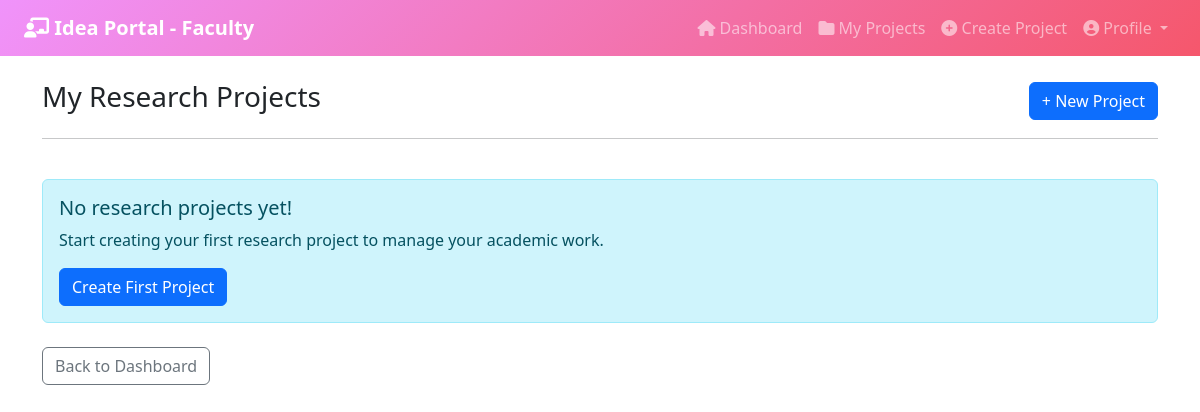
Page /faculty/projects (signed in) on the earlier database version.
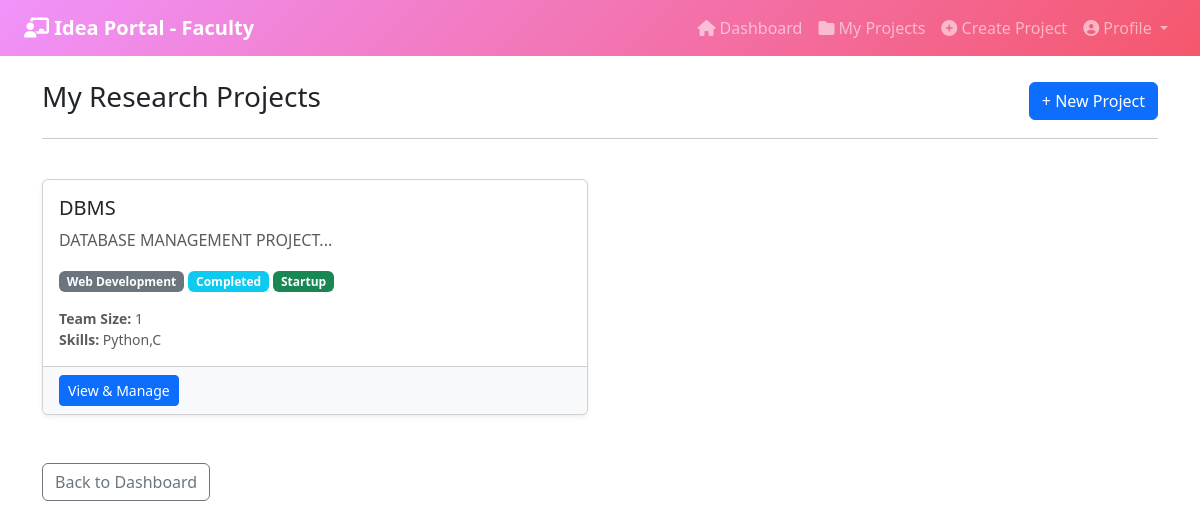
Same page on the later database version.
### database/models.py (models this page shows, shortened)
class ResearchProject(db.Model):
    __tablename__ = 'research_project'
    project_id = db.Column(db.Integer, primary_key=True)
    faculty_id = db.Column(db.Integer, db.ForeignKey('person.person_id'))
    project_title = db.Column(db.String(200), nullable=False)
    project_description = db.Column(db.Text)
    domain = db.Column(db.String(100))
    department = db.Column(db.String(100))
    required_skills = db.Column(db.Text)  # Comma-separated skills
    team_size = db.Column(db.Integer)
    start_date = db.Column(db.Date)
    end_date = db.Column(db.Date)
    project_status = db.Column(db.String(50), default='Proposed')  # Proposed / Ongoing / Completed / On Hold
    iic_registration_status = db.Column(db.String(50))
    project_level = db.Column(db.String(50))
    program_location = db.Column(db.String(100))
    is_approved = db.Column(db.Boolean, default=False)
    is_startup_converted = db.Column(db.Boolean, default=False)  # Track if converted to startup
    created_at = db.Column(db.DateTime, default=datetime.utcnow)
    updated_at = db.Column(db.DateTime, default=datetime.utcnow, onupdate=datetime.utcnow)

### faculty/routes.py (the view)
@faculty_bp.route('/projects')
@login_required
@role_required('Faculty')
def projects_list():
    faculty_id = session['user_id']
    projects = ResearchProject.query.filter_by(faculty_id=faculty_id).all()
    return render_template('faculty/projects_list.html', projects=projects)

### templates/faculty/projects_list.html
{% extends "base.html" %}
{% block content %}
<div class="row mb-4">
    <div class="col-md-12">
        <div class="d-flex justify-content-between align-items-center">
            <h3>My Research Projects</h3>
            <a href="/faculty/project/create" class="btn btn-primary">+ New Project</a>
        </div>
        <hr>
    </div>
</div>
{% if projects %}
<div class="row">
    {% for project in projects %}
    <div class="col-md-6 mb-4">
        <div class="card h-100 shadow-sm">
            <div class="card-body">
                <h5 class="card-title">{{ project.project_title }}</h5>
                <p class="card-text text-muted">{{ project.project_description[:100] }}...</p>
                <div class="mb-3">
                    <span class="badge bg-secondary">{{ project.domain }}</span>
                    {% if project.project_status == 'Ongoing' %}
                        <span class="badge bg-success">{{ project.project_status }}</span>
                    {% elif project.project_status == 'Completed' %}
                        <span class="badge bg-info">{{ project.project_status }}</span>
                    {% else %}
                        <span class="badge bg-warning">{{ project.project_status }}</span>
                    {% endif %}
                    {% if project.is_startup_converted %}
                        <span class="badge bg-success">Startup</span>
                    {% endif %}
                </div>
                <p class="card-text small text-muted">
                    <strong>Team Size:</strong> {{ project.team_size }}<br>
                    <strong>Skills:</strong> {{ project.required_skills or 'N/A' }}
                </p>
            </div>
            <div class="card-footer bg-light">
                <a href="/faculty/project/{{ project.project_id }}" class="btn btn-primary btn-sm">View & Manage</a>
            </div>
        </div>
    </div>
    {% endfor %}
</div>
{% else %}
<div class="alert alert-info">
    <h5>No research projects yet!</h5>
    <p>Start creating your first research project to manage your academic work.</p>
    <a href="/faculty/project/create" class="btn btn-primary">Create First Project</a>
</div>
{% endif %}
<div class="row mt-4">
    <div class="col-md-12">
        <a href="/faculty/dashboard" class="btn btn-outline-secondary">Back to Dashboard</a>
    </div>
</div>
{% endblock %}

### templates/base.html (shortened to what this page needs)
<!DOCTYPE html>
<html>
<head>
    <link href="https://cdn.jsdelivr.net/npm/bootstrap@5.3.0/dist/css/bootstrap.min.css" rel="stylesheet">
    <link href="https://cdnjs.cloudflare.com/ajax/libs/font-awesome/6.4.0/css/all.min.css" rel="stylesheet">
</head>
<body>
{% if session.get('role') == 'Admin' %}
    {% include 'admin/navbar.html' %}
{% elif session.get('role') == 'Faculty' %}
    {% include 'faculty/navbar.html' %}
{% elif session.get('role') == 'Student' %}
    {% include 'student/navbar.html' %}
{% else %}
    <nav class="navbar navbar-dark bg-dark px-3">
        <span class="navbar-brand"><i class="fas fa-lightbulb"></i> Idea Portal</span>
    </nav>
{% endif %}
<div class="container mt-4">
    {% block content %}{% endblock %}
</div>
</body>
</html>

### templates/faculty/navbar.html (shortened to what this page needs)
<nav class="navbar navbar-expand-lg navbar-dark" style="background: linear-gradient(135deg, #f093fb 0%, #f5576c 100%);">
    <div class="container-fluid px-4">
        <a class="navbar-brand" href="/faculty/dashboard">
            <i class="fas fa-chalkboard-user"></i> <strong>Idea Portal - Faculty</strong>
        </a>
        <div class="collapse navbar-collapse" id="facultyNavbarNav">
            <ul class="navbar-nav ms-auto">
                <li class="nav-item">
                    <a class="nav-link" href="/faculty/dashboard">
                        <i class="fas fa-home"></i> Dashboard
                    </a>
                </li>
                <li class="nav-item">
                    <a class="nav-link" href="/faculty/projects">
                        <i class="fas fa-folder"></i> My Projects
                    </a>
                </li>
                <li class="nav-item">
                    <a class="nav-link" href="/faculty/project/create">
                        <i class="fas fa-plus-circle"></i> Create Project
                    </a>
                </li>
                <li class="nav-item dropdown">
                    <a class="nav-link dropdown-toggle" href="#" id="facultyProfileDropdown" role="button" data-bs-toggle="dropdown">
                        <i class="fas fa-user-circle"></i> Profile
                    </a>
                </li>
            </ul>
        </div>
    </div>
</nav>

Differences in the rows shown:
added ResearchProject: project_title "DBMS", project_description "DATABASE MANAGEMENT PROJECT", domain "Web Development", project_status "Completed", is_startup_converted "Startup", team_size "1", required_skills "Python,C"
Other differences:
text no longer shown: "No research projects yet! Start creating your first research project to manage your academic work. Create First Project"
